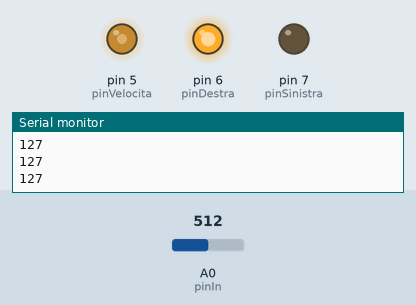
Simulated run of this sketch. Board: Arduino Uno, built with avr-gcc and run on an emulated ATmega328P. On the bench: output pins drawn as LEDs (lit = HIGH), the last lines printed to the serial monitor. The test bench sets the inputs (shaded band); at power-on: A0 (pinIn) = 512.

Above: at 1.2 s.
1.3 s: A0 (pinIn) set to 716
At 2.5 s:
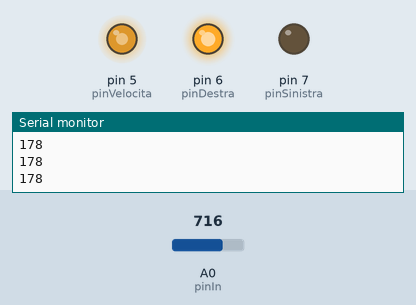
2.8 s: A0 (pinIn) set to 900
At 3.8 s:
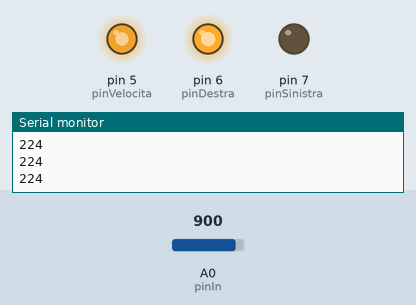
4.3 s: A0 (pinIn) set to 122
At 4.9 s:
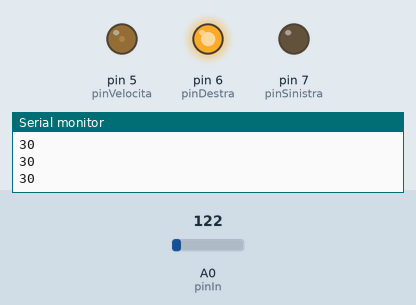
5.8 s: A0 (pinIn) set to 0
At 7.0 s:
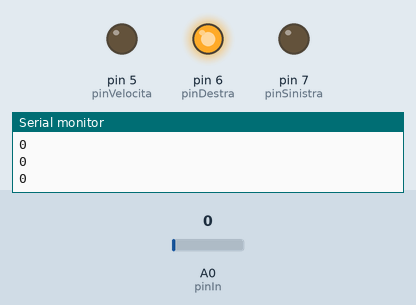
7.3 s: A0 (pinIn) set to 511
At 8.3 s:
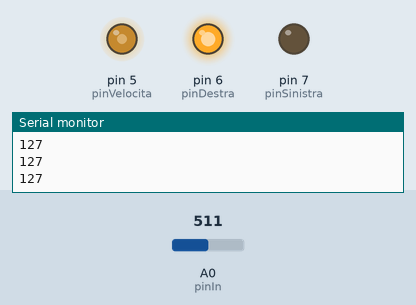
Timing chart, 0 to 9.8 s (numbered marks = the images above; inputs shaded):
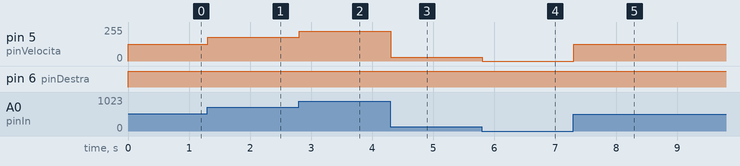

The sketch:

Motore_attivita3.ino
```cpp
int pinVelocita = 5;
int pinDestra = 6;
int pinSinistra = 7;
int pinIn = A0;

void setup() {

  Serial.begin(9600);
  pinMode(pinVelocita, OUTPUT);
  pinMode(pinDestra, OUTPUT);
  pinMode(pinSinistra, OUTPUT);

}

void loop() {
  digitalWrite(pinDestra, HIGH);
  int velocita = map(analogRead(pinIn), 0, 1024, 0, 255);
  Serial.println(velocita);
  analogWrite(pinVelocita, velocita);
}
```

Measured:
- after the input at 1.3 s, pin 5 (pinVelocita): 127/255 → 178/255 at once
- after the input at 2.8 s, pin 5 (pinVelocita): 178/255 → 224/255 at once
- after the input at 4.3 s, pin 5 (pinVelocita): 224/255 → 30/255 at once
- after the input at 5.8 s, pin 5 (pinVelocita): 30/255 → 0/255 at once
- after the input at 7.3 s, pin 5 (pinVelocita): 0/255 → 127/255 at once
